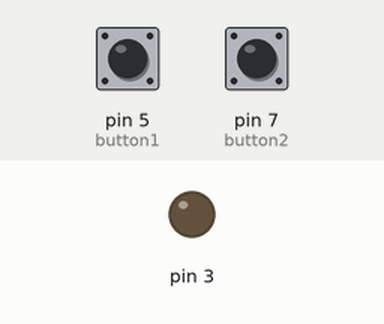
This sketch was run on a simulated Arduino Uno, built with avr-gcc and run on an emulated ATmega328P. Shown: output pins drawn as LEDs (lit = HIGH). The inputs (shaded band) are chosen by the test bench; at power-on: pin 5 (button1) LOW, pin 7 (button2) LOW.

Above: at 1.2 s.
1.3 s: pin 5 (button1) pulled HIGH for 0.15 s
At 2.4 s:
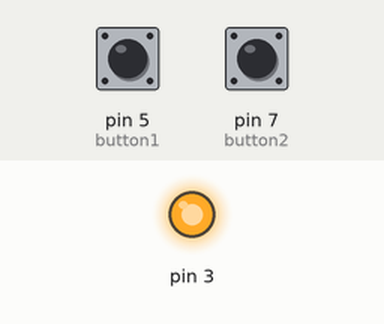
2.9 s: pin 7 (button2) pulled HIGH for 0.15 s
At 3.6 s:
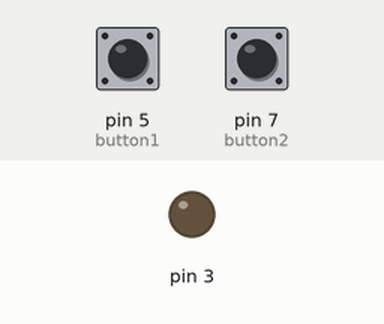
4.5 s: pin 5 (button1) pulled HIGH for 1 s
At 4.8 s:
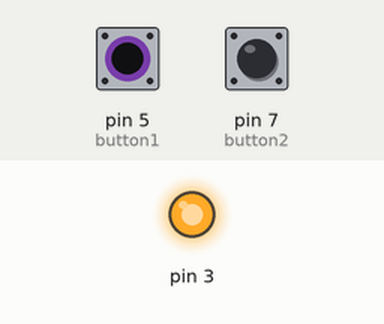
8.5 s: pin 5 (button1) driven HIGH and pin 7 (button2) driven HIGH
At 11.2 s:
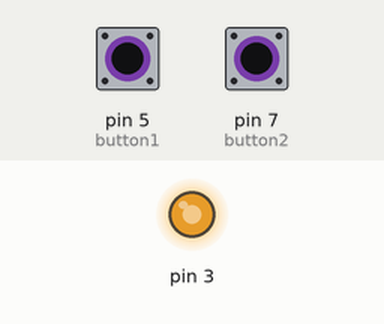
11.5 s: pin 5 (button1) driven LOW
At 12.8 s:
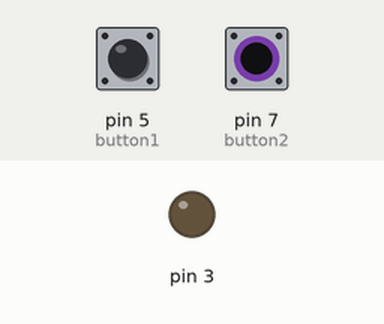
Timing chart, 0 to 14.0 s (numbered marks = the images above; inputs shaded):
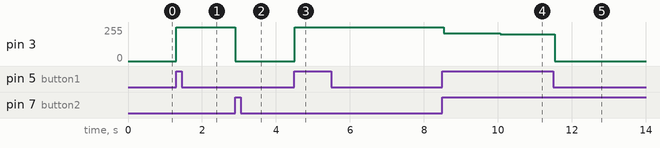

Measured:
- after the input at 1.3 s, pin 3: 0/255 → 255/255 at once
- after the input at 2.9 s, pin 3: 255/255 → 0/255 at once
- after the input at 4.5 s, pin 3: 0/255 → 255/255 at once
- after the input at 8.5 s, pin 3: 255/255 → 208/255 at once, → 201/255 1.5 s later
- after the input at 11.5 s, pin 3: 201/255 → 0/255 at once

The sketch:

millisdelay.ino
```cpp
#include <millisDelay.h>
#define button1 5
#define button2 7
int relay = 3;
int butstate1,butstate2;
int state1,state2 = 0;
millisDelay relayDelay;
void setup() {
  pinMode(5,INPUT);
  pinMode(7,INPUT);
  pinMode(3,OUTPUT);
  relayDelay.start(10000);
}

void loop() {
  butstate1 = digitalRead(button1);
  butstate2 = digitalRead(button2);

  if(butstate2 == 1){
    digitalWrite(3,0);
    state2 = 0;
  }
  if(butstate1 == 1){
  digitalWrite(3,1);
  state1 = 1;
  }
 if(relayDelay.justFinished()){
  digitalWrite(3,0);
 }

}
```
